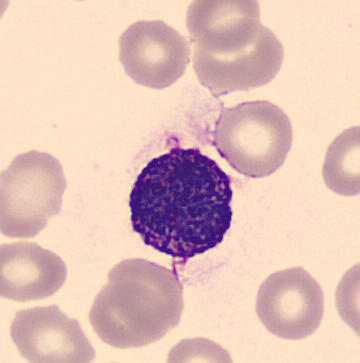
#> input picture data/blood-cell-raw/basophil/BA_219183.jpg, 360 x 363 px, given as the content of the folder ../data/blood-cell-raw/basophil/BA_219183.jpg, which was not available
$ python main.py ../data/blood-cell-raw/basophil/BA_219183.jpg ../data/blood-cell-raw/basophil/BA_255913.jpg
#> lines starting #> are read from the running program, lines starting #| are printed output that depends on the picture; after the words box and inside, x2 and y2 are one past the last pixel; in counts of white or black regions, pixels touching at a corner belong together
import os
import glob
import sys
import numpy as np
from PIL import Image

def save_image(img_array, path):
    img = Image.fromarray(img_array)
    img.save(path)

def preprocess_image(img_array):

    # threshold
    img_array[img_array < 20] = 0       # everything that's too dark becomes flat black
    img_array[img_array > 120] = 255    # everything that's too bright becomes flat white

    return img_array

def preprocess_files(root, target_path):
    for path in glob.glob(os.path.join(root, '*')):
        print(path)
        img = Image.open(path)
#> img is the input picture: PIL image 360x363 RGB; mean R, G, B 225.7, 193.2, 185.3
        img_array = np.array(img)
        img_array = preprocess_image(img_array)
#> in preprocess_image, `img_array[img_array < 20] = 0       # everything that's too dark becom..`: img_array: shape (363, 360, 3); 0.79% of pixels changed, all inside (x1, y1, x2, y2) = (131, 150, 231, 257)
#> in preprocess_image, `img_array[img_array > 120] = 255    # everything that's too bright bec..`:
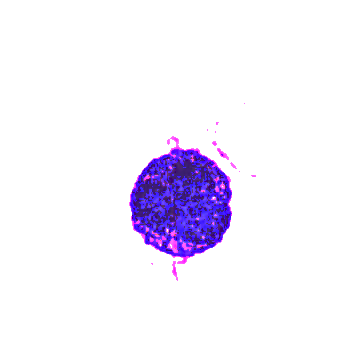
#> img_array: shape (363, 360, 3); mean R, G, B 244.1, 240, 251.6
        file_name = os.path.basename(path)
        save_image(img_array, os.path.join(target_path, file_name))

preprocess_files(sys.argv[1], sys.argv[2])

$ run again, on data/blood-cell-raw/basophil/BA_255913.jpg
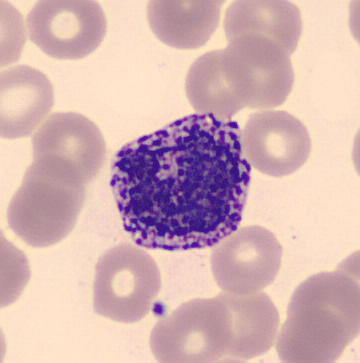
#> input picture data/blood-cell-raw/basophil/BA_255913.jpg, 360 x 363 px, given as the content of the folder ../data/blood-cell-raw/basophil/BA_255913.jpg, which was not available
#> in preprocess_files, img is the input picture: PIL image 360x363 RGB; mean R, G, B 211.3, 178.3, 178.5
#> in preprocess_image, `img_array[img_array > 120] = 255    # everything that's too bright bec..`:
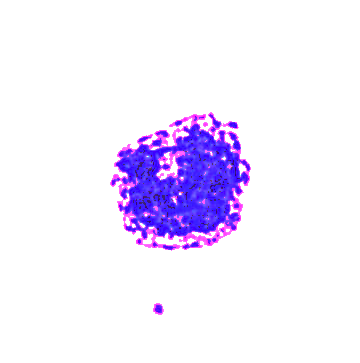
#> img_array: shape (363, 360, 3); mean R, G, B 241.6, 234.7, 254.4

$ run again, on data/blood-cell-raw/basophil/BA_289279.jpg
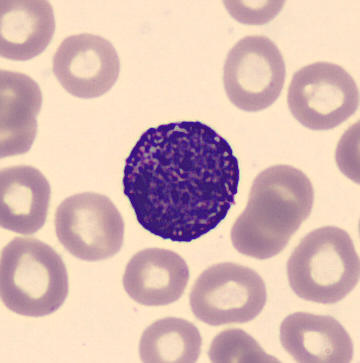
#> input picture data/blood-cell-raw/basophil/BA_289279.jpg, 360 x 363 px, given as the content of the folder ../data/blood-cell-raw/basophil/BA_289279.jpg, which was not available
#> in preprocess_files, img is the input picture: PIL image 360x363 RGB; mean R, G, B 216.5, 186.2, 180.5
#> in preprocess_image, `img_array[img_array > 120] = 255    # everything that's too bright bec..`:
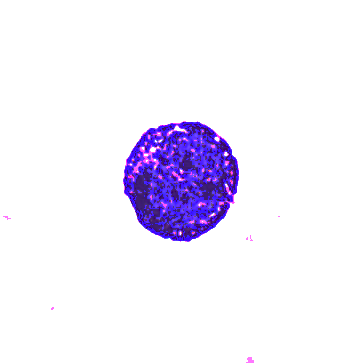
#> img_array: shape (363, 360, 3); mean R, G, B 241.5, 237.2, 250.9
